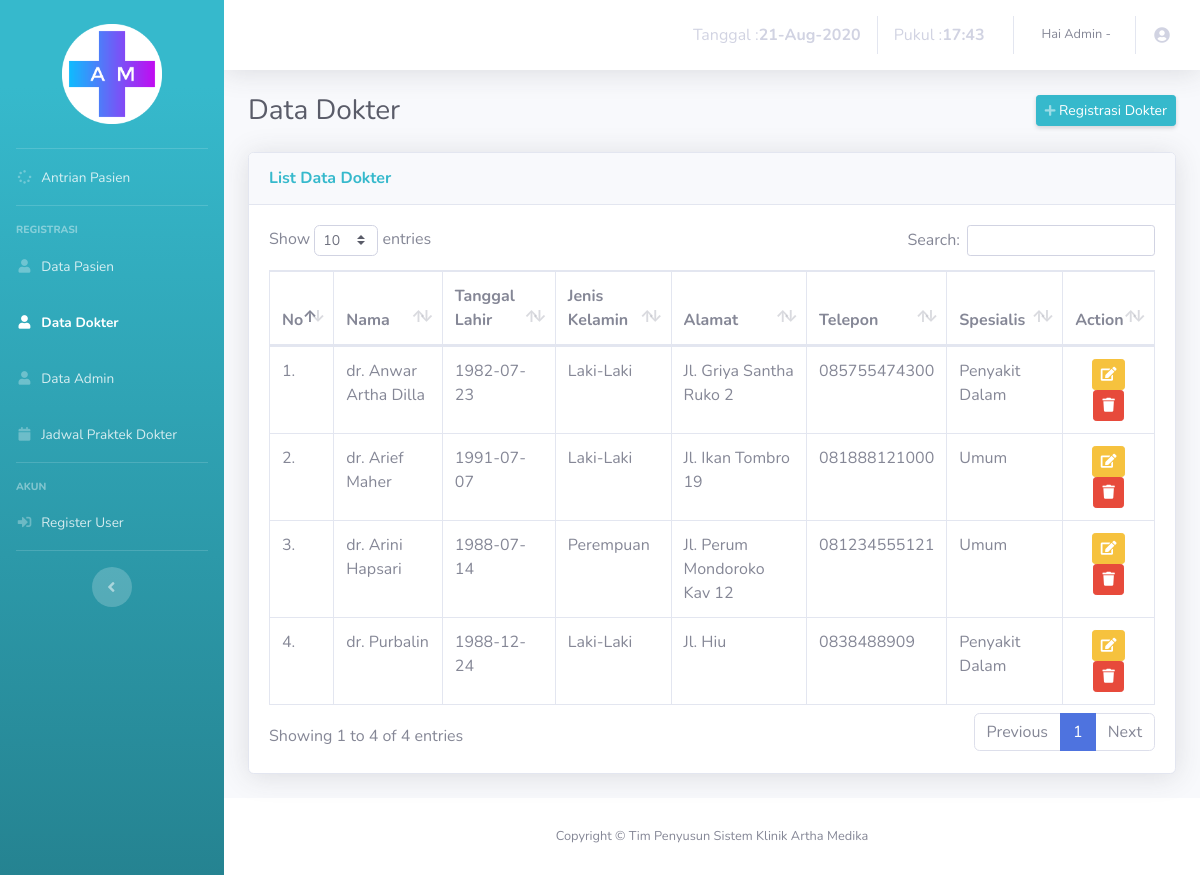
Screenshot of /admin/datadokter.php with the database file from the repository.
### tables this page shows
CREATE TABLE IF NOT EXISTS `dokter` (
`id_dokter` int(1) NOT NULL,
  `nama` varchar(30) NOT NULL,
  `tgl_lahir` date NOT NULL,
  `jk` varchar(10) NOT NULL,
  `alamat` varchar(50) NOT NULL,
  `tlp` varchar(14) NOT NULL,
  `spesialis` varchar(17) NOT NULL
);

### admin/datadokter.php (the view, shortened to what this page needs)
<!DOCTYPE html>
<html lang="en">
<head>
  <link href="vendor/fontawesome-free/css/all.min.css" rel="stylesheet" type="text/css">
  <link href="css/sb-admin-2.min.css" rel="stylesheet">
  <link href="vendor/datatables/dataTables.bootstrap4.min.css" rel="stylesheet">
</head>
<body id="page-top">
  <div id="wrapper">
    <ul class="navbar-nav bg-gradient-info sidebar sidebar-dark accordion" id="accordionSidebar">
      <br>
      <div class="logo">
        <a href="#" class="simple-text logo-normal">
          <img class="center" src="../image/logo.png"/>
        </a>
      </div>
      <br>
      <hr class="sidebar-divider my-0">
      <li class="nav-item ">
        <a class="nav-link" href="index.php">
          <i class="fas fa-fw fa-spinner"></i>
          <span>Antrian Pasien</span></a>
        </li>
        <hr class="sidebar-divider">
        <div class="sidebar-heading">
          Registrasi
        </div>
        <li class="nav-item ">
          <a class="nav-link" href="datapasien.php">
            <i class="fas fa-fw fa-user"></i>
            <span>Data Pasien</span></a>
          </li>
          <li class="nav-item active">
            <a class="nav-link" href="datadokter.php">
              <i class="fas fa-fw fa-user"></i>
              <span>Data Dokter</span></a>
            </li>
            <li class="nav-item">
              <a class="nav-link" href="dataadmin.php">
                <i class="fas fa-fw fa-user"></i>
                <span>Data Admin</span></a>
              </li>
              <li class="nav-item">
                <a class="nav-link" href="jadwal.php">
                  <i class="fas fa-fw fa-calendar"></i>
                  <span>Jadwal Praktek Dokter</span></a>
                </li>
                <hr class="sidebar-divider">
                <div class="sidebar-heading">
                  Akun
                </div>
                <li class="nav-item">
                  <a class="nav-link" href="datauser.php">
                    <i class="fas fa-fw fa-sign-in-alt"></i>
                    <span>Register User</span></a>
                  </li>
                  <hr class="sidebar-divider d-none d-md-block">
                  <div class="text-center d-none d-md-inline">
                    <button class="rounded-circle border-0" id="sidebarToggle"></button>
                  </div>
                </ul>
                <div id="content-wrapper" class="d-flex flex-column">
                  <div id="content">
                    <nav class="navbar navbar-expand navbar-light bg-white topbar mb-4 static-top shadow">
                      <ul class="navbar-nav ml-auto">
                        <li class="nav-item">
                          <a class="nav-link" href="#">
                           <?php
                           $tanggal= mktime(date("m"),date("d"),date("Y"));
                           echo "Tanggal : <b>".date("d-M-Y", $tanggal)."</b> ";
                           $jam=date("H:i");
                           echo "Pukul : <b>". $jam." "."</b>";
                           ?>
                         </a>
                       </li>
                       <li class="nav-item dropdown no-arrow">
                        <a class="nav-link dropdown-toggle" href="#" id="userDropdown" role="button" data-toggle="dropdown" aria-haspopup="true" aria-expanded="false">
                          <span class="mr-2 d-none d-lg-inline text-gray-600 small">Hai Admin -
                          ?></span>
                          <i class="fas fa-fw fa-user-circle"></i>
                        </a>
                      </li>
                    </ul>
                  </nav>
                  <div class="container-fluid">
                    <div class="d-sm-flex align-items-center justify-content-between mb-4">
                      <h1 class="h3 mb-0 text-gray-800">Data Dokter</h1>
                      <a href="register.php" class="d-none d-sm-inline-block btn btn-sm btn-info shadow-sm"><i class="fas fa-plus fa-sm text-white-50"></i> Registrasi Dokter</a>
                    </div>
                    <div class="card shadow mb-4">
                      <div class="card-header py-3">
                        <h6 class="m-0 font-weight-bold text-info">List Data Dokter</h6>
                      </div>
                      <div class="card-body">
                        <div class="table-responsive">
                          <table class="table table-bordered" id="dataTable" width="100%" cellspacing="0">
                            <thead>
                              <tr>
                                <th>No</th>
                                <th>Nama</th>
                                <th>Tanggal Lahir</th>
                                <th>Jenis Kelamin</th>
                                <th>Alamat</th>
                                <th>Telepon</th>
                                <th>Spesialis</th>
                                <th>Action</th>
                              </tr>
                            </thead>
                            <tbody>
                              <?php
                              include '../process/conSQL.php';
                              $no = 1;
                              $query = "SELECT * FROM dokter ORDER BY nama asc";
                              $res = mysqli_query($con, $query);
                              if(mysqli_num_rows($res) == 0){
                                echo '<tr><td colspan="10">Tidak ada data!</td></tr>';
                              }else{
                               while($data = mysqli_fetch_assoc($res)){
                                echo "<tr>";
                                echo "<td>".$no++.".</td>";
                                echo "<td>".$data['nama']."</td>";
                                echo "<td>".$data['tgl_lahir']."</td>";
                                echo "<td>".$data['jk']."</td>";
                                echo "<td>".$data['alamat']."</td>";
                                echo "<td>".$data['tlp']."</td>";
                                echo '<td>'.$data['spesialis'].'</td>';
                                echo "<td class='td-actions text-center'>";
                                echo "<a class='btn btn-warning btn-sm' rel='tooltip' href='edit-dokter.php?id_dokter=".$data["id_dokter"]."'><i class='fas fa-edit'></i></a>";
                                echo "<a class='btn btn-danger btn-sm' rel='tooltip' href='hapus-dokter.php?id_dokter=".$data["id_dokter"]."'><i class='fas fa-trash'></i></a>";
                                echo "</td>";
                                echo '</tr>';
                              }
                            }
                            ?>
                            </tbody>
                          </table>
                        </div>
                      </div>
                    </div>
                  </div>
                </div>
                <footer class="sticky-footer bg-white">
                  <div class="container my-auto">
                    <div class="copyright text-center my-auto">
                      <span>Copyright &copy; Tim Penyusun Sistem Klinik Artha Medika</span>
                    </div>
                  </div>
                </footer>
              </div>
            </div>
          </body>
          </html>

### admin/datadokter.php (style rules this page uses)
.center { margin-left:auto;margin-right:auto;display:block;width:100px }

### rows the page displays
dokter: nama "dr. Anwar Artha Dilla", tgl_lahir "1982-07-23", jk "Laki-Laki", alamat "Jl. Griya Santha Ruko 2", tlp "085755474300", spesialis "Penyakit Dalam"
dokter: nama "dr. Arief Maher", tgl_lahir "1991-07-07", jk "Laki-Laki", alamat "Jl. Ikan Tombro 19", tlp "081888121000", spesialis "Umum"
dokter: nama "dr. Arini Hapsari", tgl_lahir "1988-07-14", jk "Perempuan", alamat "Jl. Perum Mondoroko Kav 12", tlp "081234555121", spesialis "Umum"
dokter: nama "dr. Purbalin", tgl_lahir "1988-12-24", jk "Laki-Laki", alamat "Jl. Hiu", tlp "0838488909", spesialis "Penyakit Dalam"
